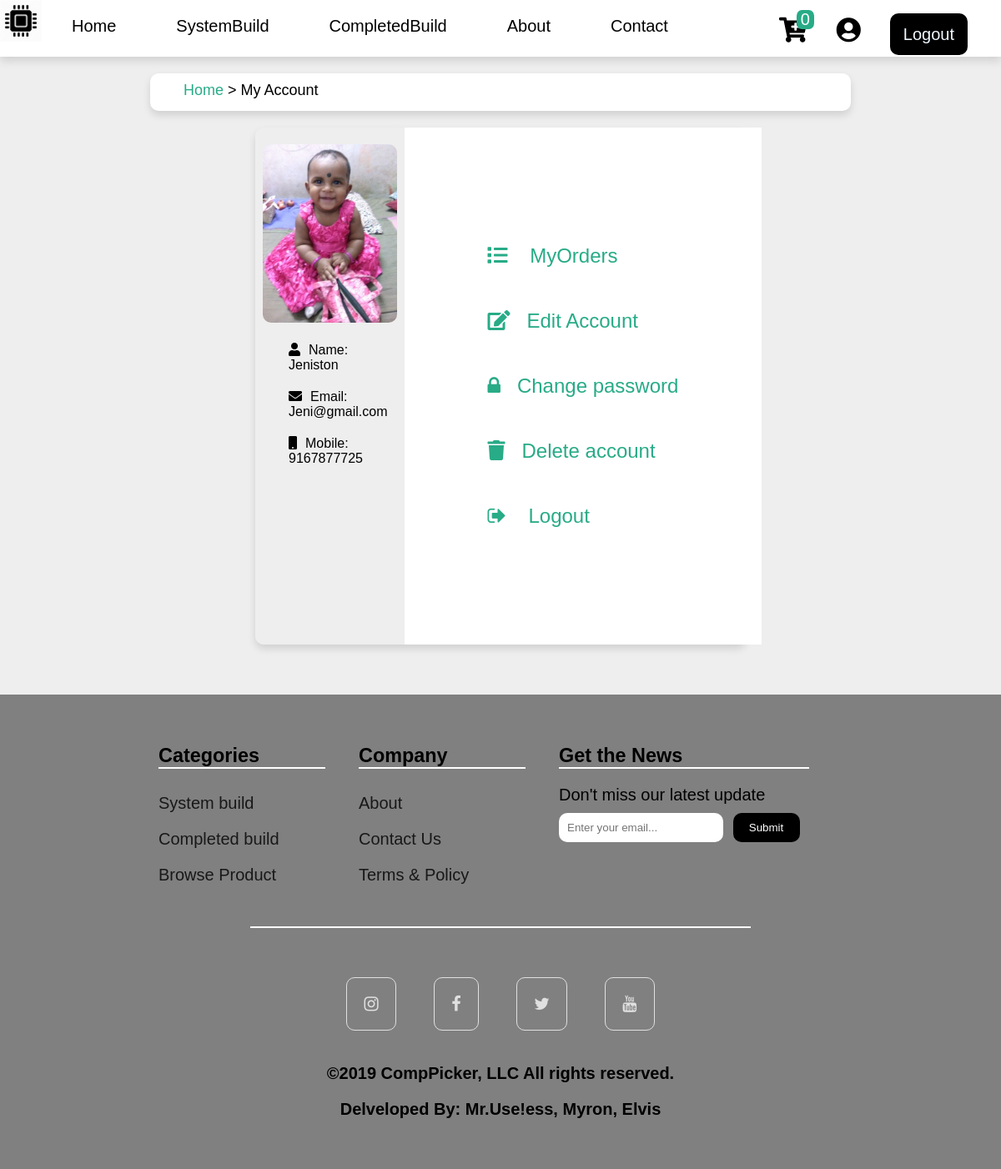
Screenshot of /account/myAccount.php?not (signed in) with the database file from the repository.
### tables this page shows
CREATE TABLE `users` (
  `isUsers` int(11) NOT NULL,
  `uidUsers` tinytext NOT NULL,
  `emailUsers` tinytext NOT NULL,
  `pwdUsers` longtext NOT NULL,
  `mobNumber` tinytext NOT NULL,
  `address` varchar(255) NOT NULL,
  `country` varchar(100) NOT NULL,
  `state` varchar(100) NOT NULL,
  `userImage` varchar(255) NOT NULL
);

### account/myAccount.php (the view, shortened to what this page needs)
<?php
    include('../functions/functions.php');
?>
<!DOCTYPE html>
     <head>
        <link rel="stylesheet" href="../style.css">
        <link rel="stylesheet" href="../customstyle.css">
        <link rel="stylesheet" href="https://use.fontawesome.com/releases/v5.10.2/css/all.css">
     </head>
     <body>
          <div style="position:sticky;top:0px;z-index:1;height:8%;" class="d-flex flex-col w-100 white shadow-sm">
               <div class="d-flex jcsb">
                    <div class="d-flex flex-row">
                         <div>
                              <a href="../indexcopy.php"><img class="img1" src="../img/cpu.png" alt=""></a>
                         </div>
                         <div class="menu">
                              <ul class="ls-none active current-item">
                                   <li class="p-1"><a class="pl-1 text-deco-none text-black nav" href="../index.php">Home</a></li>
                                   <li class="p-1"><a class="pl-1 text-deco-none text-black nav" href="../builds/system-build.php">SystemBuild</a></li>
                                   <li class="p-1"><a class="pl-1 text-deco-none text-black nav" href="../builds/completed_build.php">CompletedBuild</a></li>
                                   <li class="p-1"><a class="pl-1 text-deco-none text-black nav" href="../about.php">About</a></li>
                                   <li class="p-1"><a class="pl-1 text-deco-none text-black nav" href="../contact.php">Contact</a></li>
                              </ul>
                         </div>
                    </div>
                    <div class="mt-1">
                         <?php
                              if(isset($_SESSION['userId'])){
                                   echo'<form action="includes/logout.inc.php" method="post">
                                   <div class="d-flex jcfe">
                                   <div class="cart-btn">
                                   <div style="font-size:30px;" class="nav-icon"><a href="../cart/cart.php"><i style="color:black;" class="fas fa-cart-plus"></i></a></div>
                                   <div class="cart-items">'?><?php cartcount(); echo'</div>
                                   </div>
                                   <div style="font-size:30px; padding:0 15px;" class="text-black"><a class="text-black" href="myAccount.php?acc"><div class="mx-1" ><i class="fas fa-user-circle"></i></div></a></div>
                                   <div style="margin:10px 0;"><a class="text-deco-none signup-button-field mr-2 text-black pr-1" href="../includes/logout.inc.php" name="logout-submit">Logout</a></div>
                                   </div>
                                   </form>';
                                   }
                         ?>
                    </div>
               </div>
          </div>
          <?php
               $userID=$_SESSION['userId'];
               $user_det = "SELECT * FROM users WHERE isUsers='$userID';";
               $run = mysqli_query($conn, $user_det);
               while($row = mysqli_fetch_array($run)){
                    $name = $row['uidUsers'];
                    $userImage = $row['userImage'];
                    $userEmail = $row['emailUsers'];
                    $userMobile = $row['mobNumber'];
               }
               ?>
          <div class="primary bg-color">
               <div class="container acc-container">
                    <div style=" height:45px; font-size:18px;" class="py-sm pl-2 my-1 b-rad-2 shadow-sm white text-left"><a style="color:#28AB87;" class="text-deco-none" href="../index.php">Home</a> > My Account</div>
                    <div class="d-flex sm-d-flex sm-flex-col ">
                         <div class="acc-container big-container container mr-1 ">
                              <div style="width:100%;" class="container d-flex md-flex md-flex-col acc-container b-rad-2 shadow-sm ">
                                   <div style="background:#eeeeee; font-size:16px;" class="b-rad-2 pb-1">
                                        <div class="pt-1  text-center"><img style="width:90%;" class="b-rad-2 text-center" src="
                                             <?php
                                                  $selectimage = "SELECT * FROM users WHERE isUsers='$userID'";
                                                  $query = mysqli_query($conn, $selectimage);
                                                  while($row = mysqli_fetch_array($query)){
                                                       $pass = $row['pwdUsers'];
                                                       if(empty($pass)){
                                                            echo $row['userImage'];
                                                       }
                                                       else{
                                                            echo"../".$userImage;
                                                       }
                                                  }
                                             ?>"
                                             alt="My photo"/>
                                        </div>
                                        <div class="text-left text-black pl-1">
                                             <div class="m-1 "><i style="padding-right:10px;" class="fas fa-user"></i>Name: <?php echo $name; ?> </div>
                                             <div class="m-1"><i style="padding-right:10px;" class="fas fa-envelope"></i>Email: <?php echo $userEmail; ?></div>
                                             <div class="m-1 "><i style="padding-right:10px;" class="fas fa-mobile"></i>Mobile: <?php echo $userMobile; ?> </div>
                                        </div>
                                   </div>
                                   <div style="font-size:24px;" class="white w-100 text-left p-lg">
                                        <div class="d-flex flex-col jcc">
                                             <div class="mt-2 mb-sm">
                                                  <a style="color:#28AB87" class="text-deco-none  font-change" href="myorders.php?order">
                                                       <i style="padding-right:20px; color:#28AB87" class="fas fa-list"></i> MyOrders
                                                  </a>
                                             </div>
                                             <div class="mt-2 mb-sm">
                                                  <a style="color:#28AB87" class="text-deco-none  font-change" href= "editaccount.php">
                                                       <i style="padding-right:20px; color:#28AB87" class="fas fa-edit"></i>Edit Account
                                                  </a>
                                             </div>
                                             <div class="mt-2 mb-sm">
                                                  <a style="color:#28AB87" class="text-deco-none  font-change" href="changePassword.php">
                                                       <pre><i style="padding-right:20px; color:#28AB87" class="fa fa-lock"></i>Change password</pre>
                                                  </a>
                                             </div>
                                             <div class="mt-2 mb-sm">
                                                  <a style="color:#28AB87" class="text-deco-none font-change" href="myAccount.php?deleteAccount">
                                                       <i style="padding-right:20px; color:#28AB87" style="padding-right:24px;" class="fas fa-trash"></i>Delete account
                                                  </a>
                                             </div>
                                             <div class="mt-2 mb-2">
                                                  <a style="color:#28AB87" class="text-deco-none font-change" href="../includes/logout.inc.php">
                                                       <i style="padding-right:20px; color:#28AB87" class="fa fa-sign-out"></i> Logout
                                                  </a>
                                             </div>
                                        </div>
                                   </div>
                              </div>
                          </div>
                    </div>
               </div>
          </div>
<?php require'../footer.php';?>
     </body>
</html>

### style.css (style rules this page uses)
* { margin: 0; padding: 0; font-family: "Nunito", sans-serif; -webkit-box-sizing: border-box; box-sizing: border-box; }
body { background: #fff; color: #000; }
.text-deco-none { text-decoration: none; }
.text-left { text-align: left; }
.text-center { text-align: center; }
.w-100 { width: 100%; }
.m-1 { margin: 1rem; }
.mx-1 { margin-left: 1rem; margin-right: 1rem; }
.my-1 { margin-top: 1rem; margin-bottom: 1rem; }
.mr-1 { margin-right: 1rem; }
.mt-1 { margin-top: 1rem; }
.p-1 { padding: 1rem; }
.pl-1 { padding-left: 1rem; }
.pr-1 { padding-right: 1rem; }
.pt-1 { padding-top: 1rem; }
.pb-1 { padding-bottom: 1rem; }
.mr-2 { margin-right: 2rem; }
.mt-2 { margin-top: 2rem; }
.mb-2 { margin-bottom: 2rem; }
.pl-2 { padding-left: 2rem; }
.mb-sm { margin-bottom: 0.5rem; }
.py-sm { padding-top: 0.5rem; padding-bottom: 0.5rem; }
.p-lg { padding: 5rem; }
.ls-none { list-style: none; }
.container { width: 85%; margin: auto; }
.d-flex { display: -webkit-box; display: -ms-flexbox; display: flex; }
.flex-row { -webkit-box-orient: horizontal; -webkit-box-direction: normal; -ms-flex-direction: row; flex-direction: row; }
.flex-col { -webkit-box-orient: vertical; -webkit-box-direction: normal; -ms-flex-direction: column; flex-direction: column; }
.jcc { -webkit-box-pack: center; -ms-flex-pack: center; justify-content: center; }
.jcfe { -webkit-box-pack: end; -ms-flex-pack: end; justify-content: flex-end; }
.jcsb { -webkit-box-pack: justify; -ms-flex-pack: justify; justify-content: space-between; }
.b-rad-2 { border-radius: 0.5rem; }
.shadow-sm { -webkit-box-shadow: 0 0.25rem 0.5rem rgba(0, 0, 0, 0.125); box-shadow: 0 0.25rem 0.5rem rgba(0, 0, 0, 0.125); }
.primary { color: #fff; background-color: #444; }
.white { color: #000; background-color: white; }
.text-black { color: black; }
@media screen and (min-width: 1200px) { .container { width: 70%; } }

### customstyle.css (style rules this page uses)
.bg-color { background: #eeeeee; }
.img1 { width: 50px; }
body { font-family: Verdana, Geneva, Tahoma, sans-serif; overflow-x: hidden; }
.signup-button-field { background: #000; color: aliceblue; padding:14px 16px; border-radius: 10px; outline: none; }
.nav { background: #fff; color: #000; padding:14px 16px; }
.cart-btn { position:relative; cursor: pointer; }
.cart-items { position: absolute; top: -8px; right: -8px; background: #28AB87; padding: 0 5px; border-radius: 30%; color: white; }
.cart-items { position: absolute; top: -8px; right: -8px; background: #28AB87; padding: 0 10px; border-radius: 30%; color: white; }
@media screen and (min-width: 860px) { .menu { width:100%; } }
.menu ul { display:inline-block; }
.menu li { float:left; list-style:none; }
.menu li:last-child { margin-right:0px; }
.menu a { transition:color linear 0.15s; }
.menu a:hover, .menu .current-item a { text-decoration:none; }

### account/myAccount.php (style rules this page uses)
@media screen and (max-width:1680px) { .big-container { font-size:12px; } }

### rows the page displays
users: userImage (picture), uidUsers "Jeniston", emailUsers "Jeni@gmail.com", mobNumber "9167877725"

### other values shown
$count "0"
